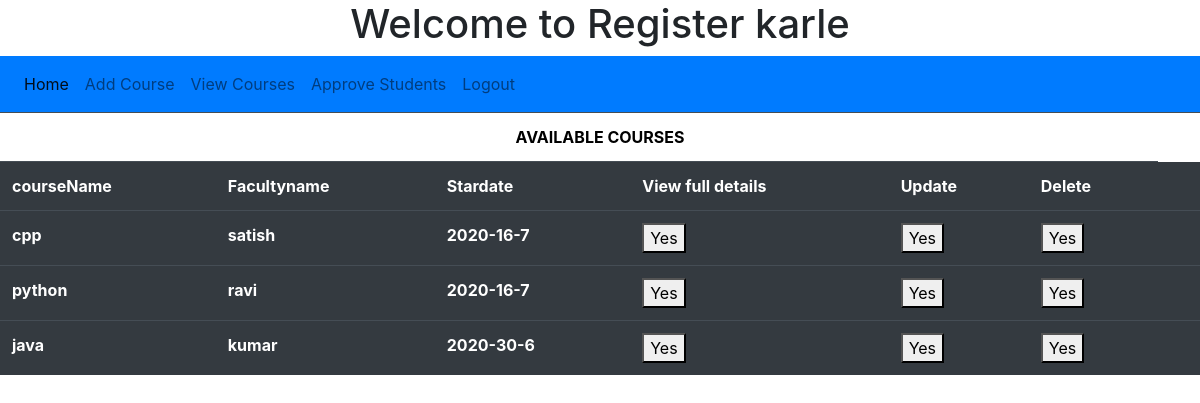
Before: /viewcourse/ with the older database file.
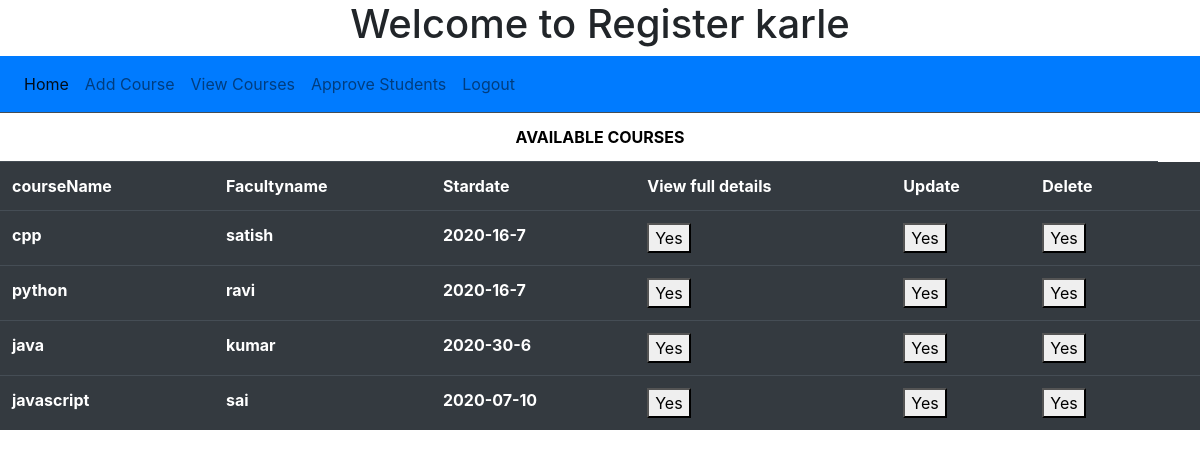
After: the same page with the newer database file.
### app6/models.py (models this page shows)
class CourseModel(models.Model):
    idno = models.AutoField(primary_key=True)
    coursename = models.CharField(max_length=50,unique=True)
    facultyname = models.CharField(max_length=50)
    fees = models.FloatField()
    stardate = models.CharField(max_length=50)
    duration = models.IntegerField()
    classtime = models.TimeField()

### app6/views.py (the view)
# urls.py: path('viewcourse/',views.Courseinfo.as_view(),name="viewcourse"),
class Courseinfo(ListView):
    template_name = "Coursesinfo.html"
    model = CourseModel
    queryset = CourseModel.objects.values('idno','coursename','facultyname','stardate').order_by('idno')

### templates/Coursesinfo.html
{% extends 'adminmainmenu.html' %}
{% block commom %}
<table class="table table-dark">
    <tr><th colspan="7" style="text-align: center;color: black;background-color: white">AVAILABLE COURSES</th></tr>
        <tr>
            <th>courseName</th>
            <th>Facultyname</th>
            <th>Stardate</th>
            <th>View full details</th>
            <th>Update</th>
            <th>Delete</th>
        </tr>
    {% for x in object_list %}
        <tr>
        <th>{{ x.coursename }}</th>
            <th>{{ x.facultyname }}</th>
            <th>{{ x.stardate }}</th>
            <form action="{% url 'full_details' x.idno %}">
                <th><button type="submit">Yes</button></th>
            </form>
             <form action="{% url 'update_course' x.idno %}">
                <th><button type="submit">Yes</button></th>
            </form>
            <form action="{% url 'delete_course' x.idno %}">
                <th><button type="submit">Yes</button></th>
            </form>
        <th>{{ x.salary }}</th>
        </tr>
    {% endfor %}
    </table>
{% endblock %}

Changed rows visible on the page:
added CourseModel: coursename "javascript", facultyname "sai", stardate "2020-07-10"
